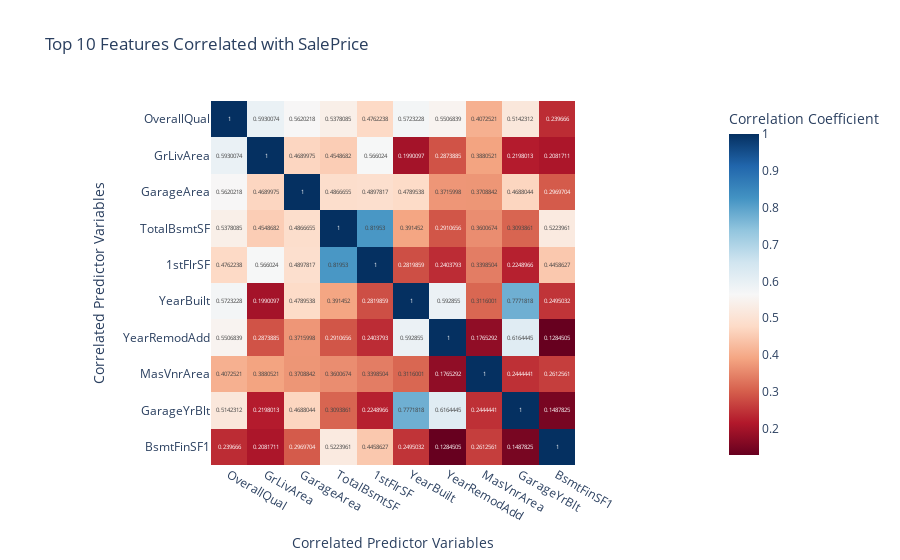

Notebook cell for this chart:
### Code cell
# Import plotly for visualisation
import plotly.express as px

# Compute correlations with SalePrice
correlations = df.corr(numeric_only=True)['SalePrice'].sort_values(ascending=False)

# Get top 10 features most correlated with SalePrice (excluding SalePice itself)
top_corr_features = correlations[1:11].index

# Compute correlation matrix for these features 
top_corr_matrix = df[top_corr_features].corr()

# Plot an interactive heatmap using Plotly
fig = px.imshow(
    top_corr_matrix,
    text_auto=True,
    color_continuous_scale='RdBu',
    title="Top 10 Features Correlated with SalePrice",
    labels=dict(color='Correlation Coefficient'),
    x=top_corr_features,
    y=top_corr_features
)

#Update axis titles manually for context
fig.update_layout(
    xaxis_title="Correlated Predictor Variables",
    yaxis_title="Correlated Predictor Variables"
)

fig.show()

# Save the heatmap image to images folder
fig.write_image("../images/feature_correlation_heatmap.png")

### Figure 1 — Plotly figure (JSON) as saved in the notebook; plotly's stock layout.template omitted (floating-point values rounded to 4 significant figures)
{"data": [{"coloraxis": "coloraxis", "hovertemplate": "x: %{x}<br>y: %{y}<br>Correlation Coefficient: %{z}<extra></extra>", "name": "0", "texttemplate": "%{z}", "type": "heatmap", "x": ["OverallQual", "GrLivArea", "GarageArea", "TotalBsmtSF", "1stFlrSF", "YearBuilt", "YearRemodAdd", "MasVnrArea", "GarageYrBlt", "BsmtFinSF1"], "xaxis": "x", "y": ["OverallQual", "GrLivArea", "GarageArea", "TotalBsmtSF", "1stFlrSF", "YearBuilt", "YearRemodAdd", "MasVnrArea", "GarageYrBlt", "BsmtFinSF1"], "yaxis": "y", "z": [[1.0, 0.593, 0.562, 0.5378, 0.4762, 0.5723, 0.5507, 0.4073, 0.5142, 0.2397], [0.593, 1.0, 0.469, 0.4549, 0.566, 0.199, 0.2874, 0.3881, 0.2198, 0.2082], [0.562, 0.469, 1.0, 0.4867, 0.4898, 0.479, 0.3716, 0.3709, 0.4688, 0.297], [0.5378, 0.4549, 0.4867, 1.0, 0.8195, 0.3915, 0.2911, 0.3601, 0.3094, 0.5224], [0.4762, 0.566, 0.4898, 0.8195, 1.0, 0.282, 0.2404, 0.3399, 0.2249, 0.4459], [0.5723, 0.199, 0.479, 0.3915, 0.282, 1.0, 0.5929, 0.3116, 0.7772, 0.2495], [0.5507, 0.2874, 0.3716, 0.2911, 0.2404, 0.5929, 1.0, 0.1765, 0.6164, 0.1285], [0.4073, 0.3881, 0.3709, 0.3601, 0.3399, 0.3116, 0.1765, 1.0, 0.2444, 0.2613], [0.5142, 0.2198, 0.4688, 0.3094, 0.2249, 0.7772, 0.6164, 0.2444, 1.0, 0.1488], [0.2397, 0.2082, 0.297, 0.5224, 0.4459, 0.2495, 0.1285, 0.2613, 0.1488, 1.0]]}], "layout": {"coloraxis": {"colorbar": {"title": {"text": "Correlation Coefficient"}}, "colorscale": [[0, "rgb(103,0,31)"], [0.1, "rgb(178,24,43)"], [0.2, "rgb(214,96,77)"], [0.3, "rgb(244,165,130)"], [0.4, "rgb(253,219,199)"], [0.5, "rgb(247,247,247)"], [0.6, "rgb(209,229,240)"], [0.7, "rgb(146,197,222)"], [0.8, "rgb(67,147,195)"], [0.9, "rgb(33,102,172)"], [1, "rgb(5,48,97)"]]}, "title": {"text": "Top 10 Features Correlated with SalePrice"}, "xaxis": {"anchor": "y", "constrain": "domain", "domain": [0, 1], "scaleanchor": "y", "title": {"text": "Correlated Predictor Variables"}}, "yaxis": {"anchor": "x", "autorange": "reversed", "constrain": "domain", "domain": [0, 1], "title": {"text": "Correlated Predictor Variables"}}}}
